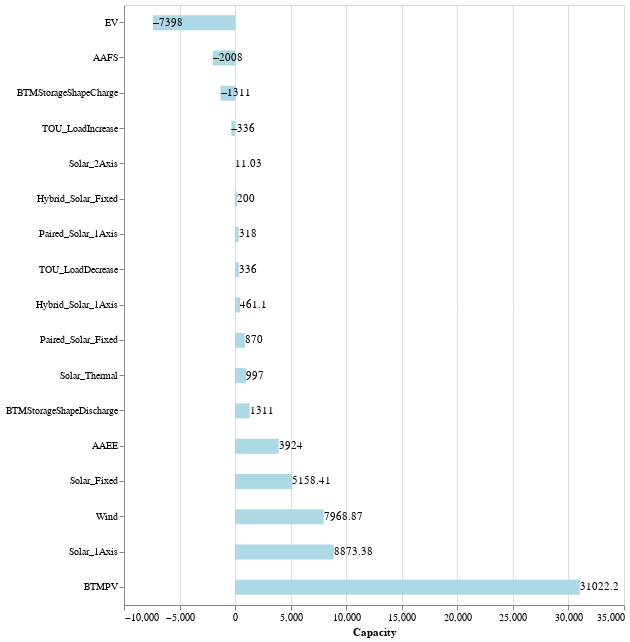

Here is the notebook cell this chart was saved with:
### Code cell
renewable_chart_CAISO + renewable_chart_CAISO.mark_text(align='left').encode(text=alt.Text('sum(Capmax)'))

### Figure 1 — Vega-Lite specification as saved in the notebook (floating-point values rounded to 4 significant figures; data arrays with more than 128 entries replaced by an {"elided": "..."} marker saying what was removed)
{"config": {"view": {"continuousWidth": 300, "continuousHeight": 300}}, "layer": [{"mark": {"type": "bar", "color": "lightblue", "height": 15}, "encoding": {"tooltip": [{"aggregate": "sum", "field": "Capmax", "type": "quantitative"}], "x": {"aggregate": "sum", "field": "Capmax", "title": "Capacity", "type": "quantitative"}, "y": {"field": "Unit Category", "sort": "x", "title": "", "type": "nominal"}}}, {"mark": {"type": "text", "align": "left"}, "encoding": {"text": {"aggregate": "sum", "field": "Capmax", "type": "quantitative"}, "tooltip": [{"aggregate": "sum", "field": "Capmax", "type": "quantitative"}], "x": {"aggregate": "sum", "field": "Capmax", "title": "Capacity", "type": "quantitative"}, "y": {"field": "Unit Category", "sort": "x", "title": "", "type": "nominal"}}}], "data": {"name": "data-e6c3ec1dc9d0caa990eb5606dca17a44"}, "height": 600, "width": 500, "$schema": "https://vega.github.io/schema/vega-lite/v5.20.1.json", "datasets": {"data-e6c3ec1dc9d0caa990eb5606dca17a44": {"elided": "548 records"}}}
